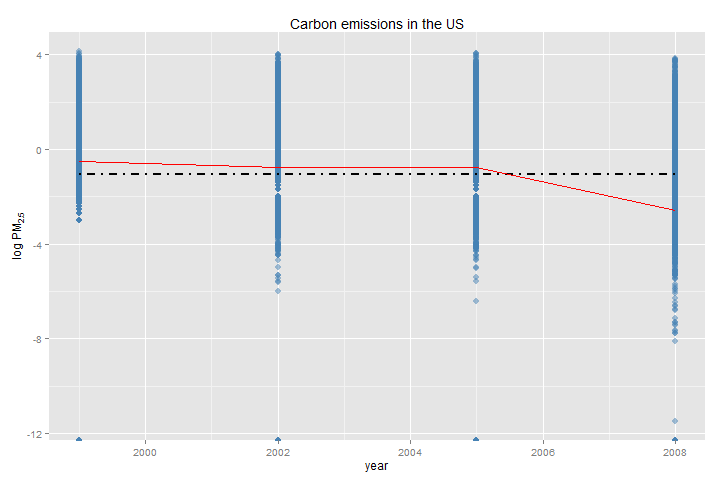

Here is the R script that generated this plot:
source("getData.R")
library(ggplot2)
#library(stringr)
# loading data

data <- inner_join(select(scc[grep("coal", scc$SCC.Level.Three, ignore.case = TRUE),], 1:3), 
                  pm25)
#define median per year
med <- as.tbl(data) %>%
        group_by(yearf, year) %>%
        summarise(medEm = median(Emissions), medLogEm = median(logEm))

#data <- subset(data, !is.na(data))
g <- ggplot(data, aes(year, logEm))

sol <- g+ geom_point(color = "steelblue", size = 3, alpha = 1/2) + 
        geom_line(mapping = aes(year, median(logEm)), 
                  color = "black", linetype = 4, size = 1) + 
        geom_line(aes(year, medLogEm), 
                  color = "red", data = med) + 
        labs(y = expression("log " * PM[2.5])) + 
        ggtitle("Carbon emissions in the US")

png("plot4.png", width = 720, height = 480)
print(sol)
dev.off()
